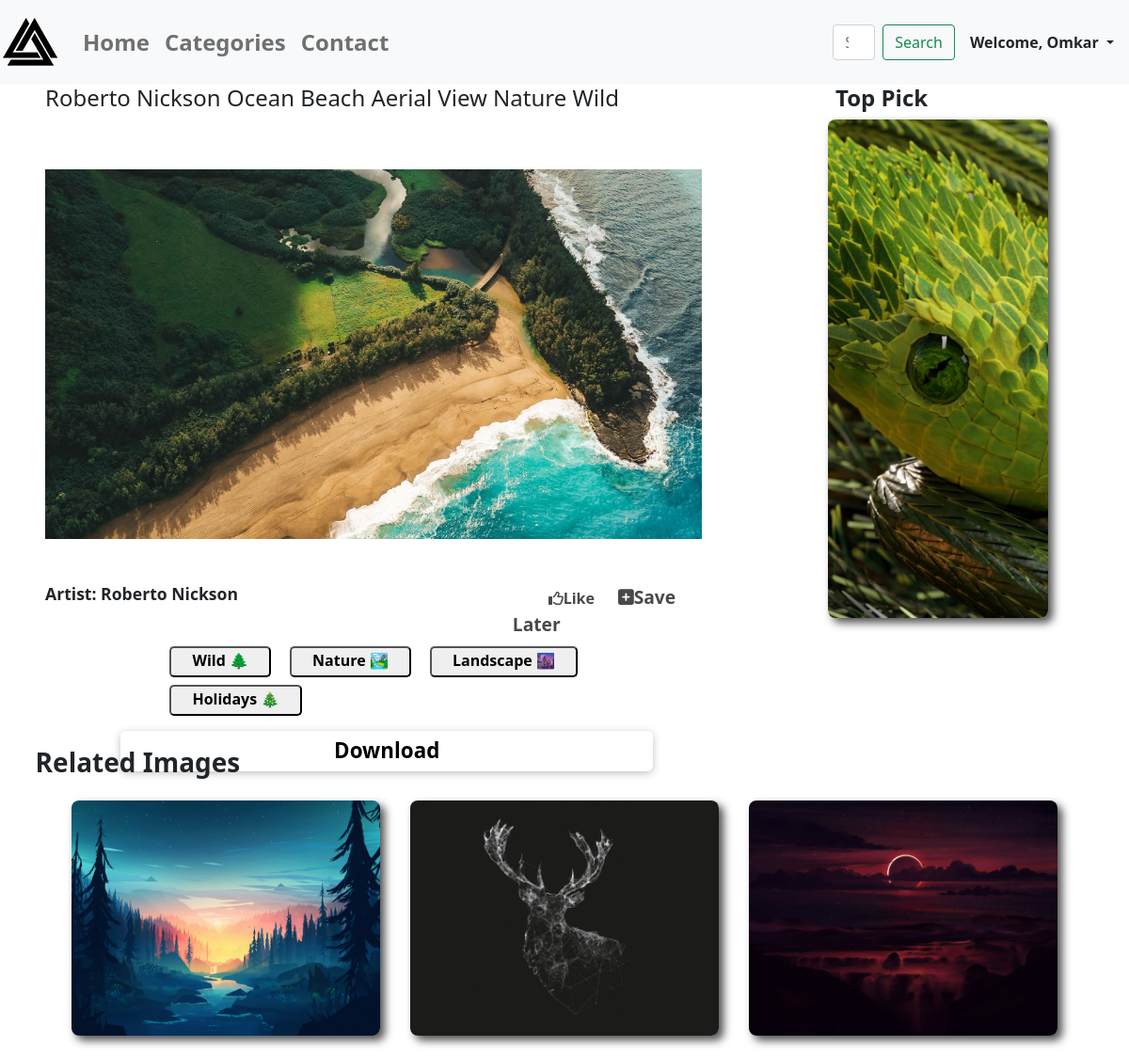
/wallpapers/ocean-beach-aerial-view (signed in), run on the app's committed database.
### wallpapers/models.py (models this page shows, shortened)
class Wallpapers(models.Model):
    category = models.ForeignKey(
        Category, on_delete=models.SET_NULL, null=True, blank=True)
    title = models.CharField(max_length=100)
    image = models.ImageField(upload_to="wallpapers", null=True)
    date = models.DateField(auto_now=True)
    slug = models.SlugField(unique=True, db_index=True)
    author = models.CharField(max_length=40)
    tags = models.ManyToManyField(Tag)
    favourites = models.ManyToManyField(
        User, related_name="favourite", default=None, blank=True)
    likes = models.ManyToManyField(User, default=None)
    def total_likes(self):
        return self.likes.count()
    class Meta:
        verbose_name_plural = "Wallpapers"

class Tag(models.Model):
    caption = models.CharField(max_length=20)

### wallpapers/views.py (the view)
# urls.py: path('wallpapers/<slug:slug>', views.wallpapers, name="detail"),
@login_required
def wallpapers(request, slug):
    fav = bool
    allWallpaper = Wallpapers.objects.all()
    swImg = allWallpaper.order_by("-date")[1:2]
    swImgLoop = Wallpapers.objects.all().order_by("-date")[2:5]
    wallpaper = allWallpaper.get(slug=slug)
    like = get_object_or_404(Wallpapers, slug=slug)
    total_likes = like.total_likes()
    liked = False
    if like.likes.filter(id=request.user.id).exists():
        liked = True
    if wallpaper.favourites.filter(id=request.user.id).exists():
        fav = True
    context = {
        'wallpaper': wallpaper,
        "swImg": swImg,
        "tags": wallpaper.tags.all(),
        "swImgLoop": swImgLoop,
        "fav": fav,
        "total_likes": total_likes,
        "liked": liked
    }
    return render(request, "wallpapers/wallpaper.html", context)

### wallpapers/templates/wallpapers/wallpaper.html (shortened to what this page needs)
{% extends 'base.html' %}
{% block content %}
<section>
    <div class="main-section-container">
      <div class="main-wall-content">
        <h4>{{wallpaper.title}}</h4>
        <img src="{{wallpaper.image.url}}">
        <div class="main-wall-line-content">
            <div class="main-wall-line1">
                <h6>Artist: {{wallpaper.author}}</h6>
            </div>
            <div class="main-wall-line2">
                <div class="like_btn">
                    {% if liked %}
                        <a href="{% url 'likelist_add' wallpaper.slug %}" class="like_btn"><i class="fas fa-thumbs-up"></i> Liked </a>
                    {% else %}
                        <a href="{% url 'likelist_add' wallpaper.slug %}"><span><i class="far fa-thumbs-up"></i>Like</span></a>
                    {% endif %}
                </div>
                {% if fav %}
                    <a href="{% url 'wishlist_add' wallpaper.slug %}"><span class="plus"><i class="fas fa-plus-square"></i>Remove</span></a>
                {% else %}
                    <a href="{% url 'wishlist_add' wallpaper.slug %}"><span class="plus"><i class="fas fa-plus-square"></i>Save Later</span></a>
                {% endif %}
            </div>
        </div>
            <div class="main-wall-tags">
                {% for tag in tags %}
                    <button><a href="{% url 'tags' %}?tag={{tag.caption}}">{{ tag.caption }}</a></button>
                {% endfor %}
            </div>
            <button class="bttn"><a href="{{wallpaper.image.url}}" class="bttn-link" download onclick="clicked()" >Download</a></button>
      </div>
        <div class="side-wall-content">
            <h4>Top Pick</h4>
            <div class="side-content">
                {% for swI in swImg %}
                    <a href="{% url "detail" swI.slug %}"><img src="{{swI.image.url}}"></a>
                {% endfor %}
            </div>
        </div>
    </div>
</section>
<section>
    <div class="sub-main-content">
        <h3>Related Images</h3>
        <div class="sub-content">
            {% for swI in swImgLoop %}
                <div class="content">
                <a href="{% url 'detail' swI.slug %}"><img src="{{swI.image.url}}"></a></div>
            {% endfor %}
        </div>
    </div>
</section>
{% endblock content %}

### wallpapers/templates/wallpapers/includes/header.html (shortened to what this page needs)
{% load static %}
<nav class="navbar navbar-expand-lg navbar-light bg-light">
    <a class="navbar-brand fw-bold"><img src="{% static 'logo.png' %}" width="64px" height="64px"></a>
  <div class="collapse navbar-collapse" id="navbarSupportedContent">
    <ul class="navbar-nav mr-auto">
    {% if request.user.is_authenticated %}
      <li class="nav-item active">
        <a class="nav-link fw-bold" style="font-size:24px" href="{% url 'home' %}">Home</a>
      </li>
      <li class="nav-item">
        <a class="nav-link fw-bold" style="font-size:24px" href="{% url 'start_page' %}">Categories </a>
      </li>
      <li class="nav-item">
        <a class="nav-link fw-bold" style="font-size:24px" href="mailto:omkartikare55@gmail.com">Contact </a>
      </li>
    {% endif %}
    </ul>
    {% if request.user.is_authenticated %}
    <form class="form-inline my-2 my-lg-0" style="margin-left:29rem; display:flex;" method='get' action='/search'>
      <input class="form-control mr-sm-2" name="search" id="search" type="search" placeholder="Search" aria-label="Search">
      <button class="btn btn-outline-success my-2 my-sm-0" style="margin-left:8px" type="submit">Search</button>
    </form>
      <ul class="navbar-nav me-auto mb-2 mb-lg-0">
          {% if request.user.is_authenticated %}
           <li class="nav-item dropdown mx-2">
              <a class="nav-link dropdown-toggle text-dark   fw-bold" href="#" id="profileDropdown" role="button" data-bs-toggle="dropdown" aria-expanded="false">
                Welcome, {{request.user.username | capfirst}}
              </a>
            </li>
            {% endif %}
          </ul>
    {% endif %}
  </div>
</nav>

### wallpapers/static/wallpapers/wallpaper.css (style rules this page uses)
.main-section-container { display: flex; }
.main-wall-content { max-width: 70%; width: 100%; margin: 0 1rem; padding-left: 2rem ; }
.main-wall-content img { width: 100%; object-fit: contain; max-width: 90%; height: 100%; max-height: 80%; margin-top: 0; }
.main-wall-line-content { display: flex; flex-direction: row; max-width: 90%; margin-bottom: 0.5rem; }
.main-wall-line1 { max-width: 70%; width: 100%; }
.main-wall-content h6 { font-weight: bold; font-size: 1.1rem; margin-top: -0.3rem; margin-bottom: 0.5rem; }
.main-wall-line2 { max-width: 30%; margin-top: -0.3rem; margin-left: 0.5rem; }
.main-wall-line2 a { color: #494949; text-decoration: none; margin-left: -5rem; margin: 0 auto; }
.like_btn a { position: absolute; right: 50%; font-weight: bold; margin-right: -2rem; margin-top: 0.2rem; }
.plus { margin-left: 7rem; font-size: 1.2rem; font-weight: bold; }
.main-wall-tags { max-width: 70%; margin: 0 auto; }
.main-wall-tags button { margin-left: 1rem; margin-bottom: 0.5rem; border-radius: 5px; padding-bottom: 4px; }
.main-wall-tags a { text-decoration: none; color: black; font-weight: 640; padding: 1rem; }
.bttn { width: 100%; max-width: 73%; margin-left: 5rem; margin-top: 0.5rem; padding: 0.3rem 0 ; background-color: transparent; border-radius: 6px; border: 0px solid black; box-shadow: 0 2px 8px rgba(0, 0, 0, 0.25); }
.bttn-link { text-decoration: none; color: black; font-weight: 700; font-size: 1.4rem; }
.side-wall-content { max-width: 30%; width: 100%; }
.side-wall-content h4 { margin-left: 3rem; font-weight: 700; }
.side-content { max-width: 65%; margin:0 auto; height: 100%; max-height: 85%; margin-left: 2.5rem; }
.side-content img { object-fit: cover; width: 100%; height: 100%; border-radius: 0.5rem; box-shadow: 5px 5px 10px rgba(0, 0, 0, 0.7); }
.sub-main-content { max-width: 90%; max-height: 50%; height: 20rem; width: 100%; margin: 3rem; margin:5rem auto; }
.sub-main-content h3 { font-weight: 700; margin-left: -1.4rem; }
.sub-content { display: flex; }
.content { margin:1rem; width: 550px; height: 250px; }
.sub-content img { object-fit: cover; width: 100%; height: 100%; border-radius: 0.5rem; box-shadow: 5px 5px 10px rgba(0, 0, 0, 0.7); }

### data on the page
Wallpapers: title "Roberto Nickson Ocean Beach Aerial View Nature Wild", image (picture), author "Roberto Nickson"
Tag: caption "Wild 🌲"
Tag: caption "Nature 🏞"
Tag: caption "Landscape 🌆"
Tag: caption "Holidays 🎄"
Wallpapers: image (picture)
Wallpapers: image (picture)
Wallpapers: image (picture)
Wallpapers: image (picture)

### other printed values
{{ request.user.username | capfirst }} "Omkar"
